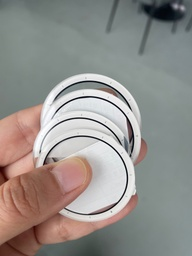
#> input picture assets/glass_samples.jpg, 192 x 256 px, shrunk from 1536 x 2048 before the run
$ python replace-bg-white.py ../assets/glass_samples.jpg
#> lines starting #> are read from the running program, lines starting #| are printed output that depends on the picture
#!/usr/bin/env python3
"""Replace near-black studio backgrounds with solid white (#ffffff)."""
import sys
from pathlib import Path

ROOT = Path(__file__).resolve().parents[1]
sys.path.insert(0, str(ROOT / ".pip-packages"))

from PIL import Image

BLACK_MAX = 48
FADE_TO = 100


def blend_white(r: int, g: int, b: int, lum: float) -> tuple[int, int, int]:
    if lum >= FADE_TO:
        return r, g, b
    if lum <= BLACK_MAX:
        return 255, 255, 255
    t = (lum - BLACK_MAX) / (FADE_TO - BLACK_MAX)
    t = t * t * (3 - 2 * t)
    return (
        int(r * t + 255 * (1 - t)),
        int(g * t + 255 * (1 - t)),
        int(b * t + 255 * (1 - t)),
    )


def convert(path: Path) -> None:
    im = Image.open(path).convert("RGB")
#> im is the input picture: PIL image 192x256 RGB; mean R, G, B 147.3, 143.7, 139.6
    px = im.load()
    w, h = im.size
#> w = 192; h = 256
    for y in range(h):
        for x in range(w):
            r, g, b = px[x, y]
            lum = (r + g + b) / 3
            px[x, y] = blend_white(r, g, b, lum)
    im.save(path, format="PNG", optimize=True)
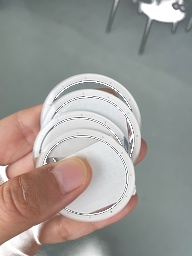
#> saved as glass_samples.jpg: PIL image 192x256 RGB; mean R, G, B 157.1, 153.9, 150
    print(f"white bg: {path}")


def main() -> None:
    for p in map(Path, sys.argv[1:]):
        if p.is_file():
            convert(p)


if __name__ == "__main__":
    main()

$ run again, on assets/cmf_light.jpg
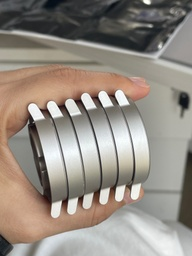
#> input picture assets/cmf_light.jpg, 192 x 256 px, shrunk from 1536 x 2048 before the run
#> in convert, im is the input picture: PIL image 192x256 RGB; mean R, G, B 149.1, 140.5, 131.4
#> in convert, `im.save(path, format="PNG", optimize=True)`:
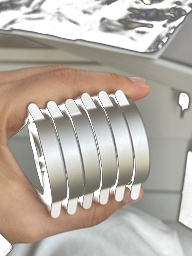
#> saved as cmf_light.jpg: PIL image 192x256 RGB; mean R, G, B 181.5, 173.2, 164.3
